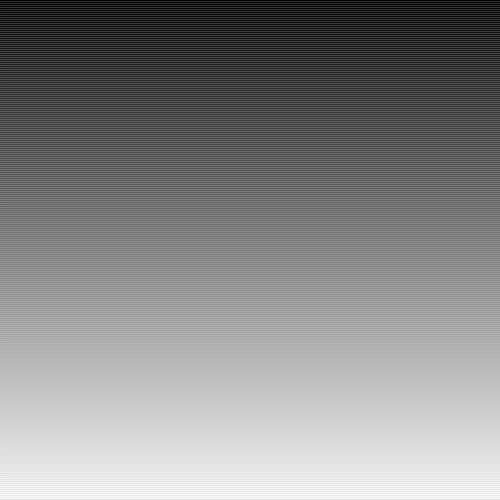
Frame 1 (no input)
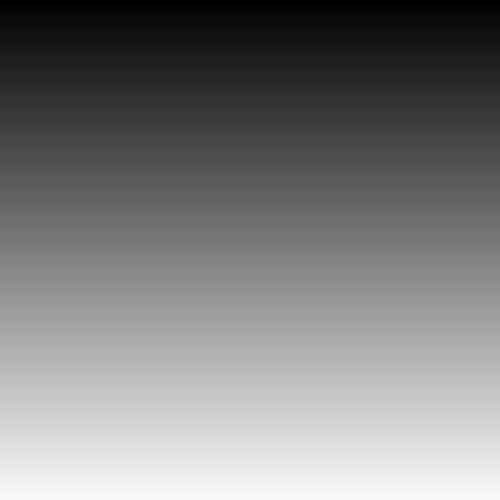
Frame 60 (the mouse pressed at the canvas centre just before this capture)
Frame 120 (the mouse held since frame 60 and released just before this capture): identical to frame 60, image omitted

The Processing sketch that drew these frames (run headless with seeded random() and noise(); from frame 60 on, the mouse is pressed at the canvas centre):

// Processing sketch: gradation
// ── gradation.pde
void setup() {
  size(500,500);
}

void draw() {
  strokeWeight(2);
  for (int i=0; i<250; i++) {
    stroke(i);
    line(0,i*2,width,i*2);
  }
}
